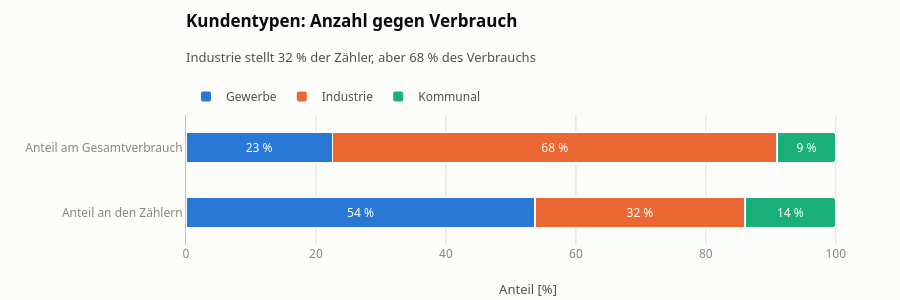

Notebook code cell kept with this figure:
### Markdown cell above
### 2.2 Stammdaten: `kundentyp` und `vertragsleistung_kw`

Beide sind je Zähler konstant — gezählt wird deshalb **je Zähler**, nicht je Monatswert.

### Code cell
anteile = (zaehler.groupby("kundentyp", observed=True)
                  .agg(zaehler=("zaehler_id", "size"), verbrauch=("mittel_kwh", "sum")))
anteile = (anteile / anteile.sum() * 100).reset_index()
lang = anteile.melt(id_vars="kundentyp", var_name="groesse", value_name="anteil")
lang["groesse"] = lang["groesse"].map({"zaehler": "Anteil an den Zählern",
                                       "verbrauch": "Anteil am Gesamtverbrauch"})

fig = px.bar(lang, x="anteil", y="groesse", color="kundentyp", orientation="h",
             text="anteil", **TYP_STIL)
ind = anteile.set_index("kundentyp")
viz.stil(fig, "Kundentypen: Anzahl gegen Verbrauch",
         f"Industrie stellt {de(ind.loc['Industrie', 'zaehler'], 0)} % der Zähler, "
         f"aber {de(ind.loc['Industrie', 'verbrauch'], 0)} % des Verbrauchs",
         x_titel="Anteil (%)", y_titel="")
fig.update_traces(texttemplate="%{text:.0f} %", textposition="inside",
                  insidetextanchor="middle", textfont=dict(size=12, color="#ffffff"))
fig.update_layout(barmode="stack", height=300, bargap=0.45)
viz.gitter_x(fig)
viz.hover_pro_marke(fig)
fig.show()

zaehler["kundentyp"].value_counts().reindex(TYPEN).rename("Anzahl Zähler").to_frame().T

### Figure 1 — Plotly figure (JSON) as saved in the notebook; plotly's stock layout.template omitted (floating-point values rounded to 4 significant figures)
{"data": [{"hovertemplate": "kundentyp=Gewerbe<br>anteil=%{text}<br>groesse=%{y}<extra></extra>", "insidetextanchor": "middle", "legendgroup": "Gewerbe", "marker": {"color": "#2a78d6", "pattern": {"shape": ""}}, "name": "Gewerbe", "orientation": "h", "showlegend": true, "text": [53.71, 22.51], "textfont": {"color": "#ffffff", "size": 12}, "textposition": "inside", "texttemplate": "%{text:.0f} %", "type": "bar", "x": [53.71, 22.51], "xaxis": "x", "y": ["Anteil an den Zählern", "Anteil am Gesamtverbrauch"], "yaxis": "y"}, {"hovertemplate": "kundentyp=Industrie<br>anteil=%{text}<br>groesse=%{y}<extra></extra>", "insidetextanchor": "middle", "legendgroup": "Industrie", "marker": {"color": "#eb6834", "pattern": {"shape": ""}}, "name": "Industrie", "orientation": "h", "showlegend": true, "text": [32.29, 68.48], "textfont": {"color": "#ffffff", "size": 12}, "textposition": "inside", "texttemplate": "%{text:.0f} %", "type": "bar", "x": [32.29, 68.48], "xaxis": "x", "y": ["Anteil an den Zählern", "Anteil am Gesamtverbrauch"], "yaxis": "y"}, {"hovertemplate": "kundentyp=Kommunal<br>anteil=%{text}<br>groesse=%{y}<extra></extra>", "insidetextanchor": "middle", "legendgroup": "Kommunal", "marker": {"color": "#1baf7a", "pattern": {"shape": ""}}, "name": "Kommunal", "orientation": "h", "showlegend": true, "text": [14.0, 9.017], "textfont": {"color": "#ffffff", "size": 12}, "textposition": "inside", "texttemplate": "%{text:.0f} %", "type": "bar", "x": [14.0, 9.017], "xaxis": "x", "y": ["Anteil an den Zählern", "Anteil am Gesamtverbrauch"], "yaxis": "y"}], "layout": {"bargap": 0.45, "barmode": "stack", "height": 300, "hovermode": "closest", "legend": {"title": {"text": ""}, "tracegroupgap": 0}, "showlegend": true, "title": {"subtitle": {"text": "Industrie stellt 32 % der Zähler, aber 68 % des Verbrauchs"}, "text": "Kundentypen: Anzahl gegen Verbrauch"}, "xaxis": {"anchor": "y", "domain": [0.0, 1.0], "gridcolor": "#e1e0d9", "gridwidth": 1, "showgrid": true, "showline": false, "ticks": "", "title": {"text": "Anteil [%]"}}, "yaxis": {"anchor": "x", "domain": [0.0, 1.0], "linecolor": "#c3c2b7", "showgrid": false, "showline": true, "title": {"text": ""}}}}
